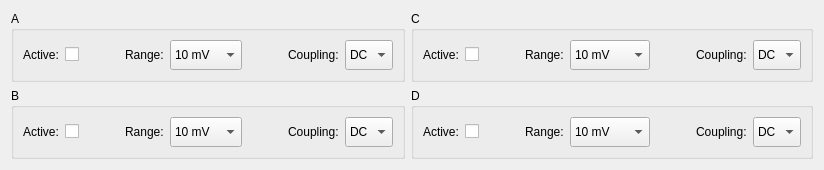
          <widget class="QWidget" name="ChannelSettings">
           <attribute name="title">
            <string>Channels</string>
           </attribute>
           <layout class="QGridLayout" name="gridLayout_9">
            <item row="1" column="0">
             <widget class="QGroupBox" name="ChannelB">
              <property name="sizePolicy">
               <sizepolicy hsizetype="Minimum" vsizetype="Preferred">
                <horstretch>0</horstretch>
                <verstretch>0</verstretch>
               </sizepolicy>
              </property>
              <property name="title">
               <string>B</string>
              </property>
              <layout class="QGridLayout" name="gridLayout_2">
               <item row="1" column="0">
                <widget class="QLabel" name="BActiveL">
                 <property name="text">
                  <string>Active:</string>
                 </property>
                </widget>
               </item>
               <item row="1" column="5">
                <spacer name="horizontalSpacer_12">
                 <property name="orientation">
                  <enum>Qt::Horizontal</enum>
                 </property>
                 <property name="sizeHint" stdset="0">
                  <size>
                   <width>40</width>
                   <height>20</height>
                  </size>
                 </property>
                </spacer>
               </item>
               <item row="1" column="3">
                <widget class="QLabel" name="BRangeL">
                 <property name="text">
                  <string>Range:</string>
                 </property>
                </widget>
               </item>
               <item row="1" column="7">
                <widget class="QComboBox" name="BCoupling">
                 <property name="maximumSize">
                  <size>
                   <width>16777215</width>
                   <height>30</height>
                  </size>
                 </property>
                 <property name="currentText">
                  <string>DC</string>
                 </property>
                 <item>
                  <property name="text">
                   <string>DC</string>
                  </property>
                 </item>
                 <item>
                  <property name="text">
                   <string>AC</string>
                  </property>
                 </item>
                </widget>
               </item>
               <item row="1" column="2">
                <spacer name="horizontalSpacer_11">
                 <property name="orientation">
                  <enum>Qt::Horizontal</enum>
                 </property>
                 <property name="sizeHint" stdset="0">
                  <size>
                   <width>40</width>
                   <height>20</height>
                  </size>
                 </property>
                </spacer>
               </item>
               <item row="1" column="1">
                <widget class="QCheckBox" name="BActive">
                 <property name="enabled">
                  <bool>true</bool>
                 </property>
                 <property name="text">
                  <string/>
                 </property>
                 <property name="tristate">
                  <bool>false</bool>
                 </property>
                </widget>
               </item>
               <item row="1" column="6">
                <widget class="QLabel" name="BCouplingL">
                 <property name="text">
                  <string>Coupling:</string>
                 </property>
                </widget>
               </item>
               <item row="1" column="4">
                <widget class="QComboBox" name="BRange">
                 <property name="minimumSize">
                  <size>
                   <width>0</width>
                   <height>30</height>
                  </size>
                 </property>
                 <property name="maximumSize">
                  <size>
                   <width>16777215</width>
                   <height>30</height>
                  </size>
                 </property>
                 <property name="currentText">
                  <string>10 mV</string>
                 </property>
                 <item>
                  <property name="text">
                   <string>10 mV</string>
                  </property>
                 </item>
                 <item>
                  <property name="text">
                   <string>20 mV</string>
                  </property>
                 </item>
                 <item>
                  <property name="text">
                   <string>50 mV</string>
                  </property>
                 </item>
                 <item>
                  <property name="text">
                   <string>100 mV</string>
                  </property>
                 </item>
                 <item>
                  <property name="text">
                   <string>200 mV</string>
                  </property>
                 </item>
                 <item>
                  <property name="text">
                   <string>500 mV</string>
                  </property>
                 </item>
                 <item>
                  <property name="text">
                   <string>1 V</string>
                  </property>
                 </item>
                 <item>
                  <property name="text">
                   <string>2 V</string>
                  </property>
                 </item>
                 <item>
                  <property name="text">
                   <string>5 V</string>
                  </property>
                 </item>
                 <item>
                  <property name="text">
                   <string>10 V</string>
                  </property>
                 </item>
                 <item>
                  <property name="text">
                   <string>20 V</string>
                  </property>
                 </item>
                </widget>
               </item>
              </layout>
             </widget>
            </item>
            <item row="0" column="0">
             <widget class="QGroupBox" name="ChannelA">
              <property name="sizePolicy">
               <sizepolicy hsizetype="Minimum" vsizetype="Preferred">
                <horstretch>0</horstretch>
                <verstretch>0</verstretch>
               </sizepolicy>
              </property>
              <property name="title">
               <string>A</string>
              </property>
              <layout class="QGridLayout" name="gridLayout">
               <item row="1" column="1">
                <widget class="QCheckBox" name="AActive">
                 <property name="enabled">
                  <bool>true</bool>
                 </property>
                 <property name="minimumSize">
                  <size>
                   <width>0</width>
                   <height>0</height>
                  </size>
                 </property>
                 <property name="text">
                  <string/>
                 </property>
                 <property name="iconSize">
                  <size>
                   <width>16</width>
                   <height>25</height>
                  </size>
                 </property>
                 <property name="checked">
                  <bool>false</bool>
                 </property>
                 <property name="tristate">
                  <bool>false</bool>
                 </property>
                </widget>
               </item>
               <item row="1" column="2">
                <spacer name="horizontalSpacer_7">
                 <property name="orientation">
                  <enum>Qt::Horizontal</enum>
                 </property>
                 <property name="sizeHint" stdset="0">
                  <size>
                   <width>40</width>
                   <height>20</height>
                  </size>
                 </property>
                </spacer>
               </item>
               <item row="1" column="5">
                <spacer name="horizontalSpacer_8">
                 <property name="orientation">
                  <enum>Qt::Horizontal</enum>
                 </property>
                 <property name="sizeHint" stdset="0">
                  <size>
                   <width>40</width>
                   <height>20</height>
                  </size>
                 </property>
                </spacer>
               </item>
               <item row="1" column="3">
                <widget class="QLabel" name="ARangeL">
                 <property name="text">
                  <string>Range:</string>
                 </property>
                </widget>
               </item>
               <item row="1" column="4">
                <widget class="QComboBox" name="ARange">
                 <property name="minimumSize">
                  <size>
                   <width>0</width>
                   <height>30</height>
                  </size>
                 </property>
                 <property name="maximumSize">
                  <size>
                   <width>100</width>
                   <height>30</height>
                  </size>
                 </property>
                 <property name="currentText">
                  <string>10 mV</string>
                 </property>
                 <item>
                  <property name="text">
                   <string>10 mV</string>
                  </property>
                 </item>
                 <item>
                  <property name="text">
                   <string>20 mV</string>
                  </property>
                 </item>
                 <item>
                  <property name="text">
                   <string>50 mV</string>
                  </property>
                 </item>
                 <item>
                  <property name="text">
                   <string>100 mV</string>
                  </property>
                 </item>
                 <item>
                  <property name="text">
                   <string>200 mV</string>
                  </property>
                 </item>
                 <item>
                  <property name="text">
                   <string>500 mV</string>
                  </property>
                 </item>
                 <item>
                  <property name="text">
                   <string>1 V</string>
                  </property>
                 </item>
                 <item>
                  <property name="text">
                   <string>2 V</string>
                  </property>
                 </item>
                 <item>
                  <property name="text">
                   <string>5 V</string>
                  </property>
                 </item>
                 <item>
                  <property name="text">
                   <string>10 V</string>
                  </property>
                 </item>
                 <item>
                  <property name="text">
                   <string>20 V</string>
                  </property>
                 </item>
                </widget>
               </item>
               <item row="1" column="6">
                <widget class="QLabel" name="ACouplingL">
                 <property name="text">
                  <string>Coupling:</string>
                 </property>
                </widget>
               </item>
               <item row="1" column="7">
                <widget class="QComboBox" name="ACoupling">
                 <property name="maximumSize">
                  <size>
                   <width>16777215</width>
                   <height>30</height>
                  </size>
                 </property>
                 <property name="currentText">
                  <string>DC</string>
                 </property>
                 <item>
                  <property name="text">
                   <string>DC</string>
                  </property>
                 </item>
                 <item>
                  <property name="text">
                   <string>AC</string>
                  </property>
                 </item>
                </widget>
               </item>
               <item row="1" column="0">
                <widget class="QLabel" name="AActiveL">
                 <property name="text">
                  <string>Active:</string>
                 </property>
                </widget>
               </item>
              </layout>
             </widget>
            </item>
            <item row="0" column="1">
             <widget class="QGroupBox" name="ChannelC">
              <property name="sizePolicy">
               <sizepolicy hsizetype="Minimum" vsizetype="Preferred">
                <horstretch>0</horstretch>
                <verstretch>0</verstretch>
               </sizepolicy>
              </property>
              <property name="title">
               <string>C</string>
              </property>
              <layout class="QGridLayout" name="gridLayout_4">
               <item row="1" column="3">
                <widget class="QLabel" name="CRangeL">
                 <property name="text">
                  <string>Range:</string>
                 </property>
                </widget>
               </item>
               <item row="1" column="5">
                <spacer name="horizontalSpacer_16">
                 <property name="orientation">
                  <enum>Qt::Horizontal</enum>
                 </property>
                 <property name="sizeHint" stdset="0">
                  <size>
                   <width>40</width>
                   <height>20</height>
                  </size>
                 </property>
                </spacer>
               </item>
               <item row="1" column="7">
                <widget class="QComboBox" name="CCoupling">
                 <property name="maximumSize">
                  <size>
                   <width>16777215</width>
                   <height>30</height>
                  </size>
                 </property>
                 <property name="currentText">
                  <string>DC</string>
                 </property>
                 <item>
                  <property name="text">
                   <string>DC</string>
                  </property>
                 </item>
                 <item>
                  <property name="text">
                   <string>AC</string>
                  </property>
                 </item>
                </widget>
               </item>
               <item row="1" column="1">
                <widget class="QCheckBox" name="CActive">
                 <property name="enabled">
                  <bool>true</bool>
                 </property>
                 <property name="text">
                  <string/>
                 </property>
                 <property name="tristate">
                  <bool>false</bool>
                 </property>
                </widget>
               </item>
               <item row="1" column="6">
                <widget class="QLabel" name="CCouplingL">
                 <property name="text">
                  <string>Coupling:</string>
                 </property>
                </widget>
               </item>
               <item row="1" column="2">
                <spacer name="horizontalSpacer_15">
                 <property name="orientation">
                  <enum>Qt::Horizontal</enum>
                 </property>
                 <property name="sizeHint" stdset="0">
                  <size>
                   <width>40</width>
                   <height>20</height>
                  </size>
                 </property>
                </spacer>
               </item>
               <item row="1" column="0">
                <widget class="QLabel" name="CActiveL">
                 <property name="text">
                  <string>Active:</string>
                 </property>
                </widget>
               </item>
               <item row="1" column="4">
                <widget class="QComboBox" name="CRange">
                 <property name="sizePolicy">
                  <sizepolicy hsizetype="Preferred" vsizetype="Fixed">
                   <horstretch>0</horstretch>
                   <verstretch>0</verstretch>
                  </sizepolicy>
                 </property>
                 <property name="minimumSize">
                  <size>
                   <width>80</width>
                   <height>30</height>
                  </size>
                 </property>
                 <property name="maximumSize">
                  <size>
                   <width>16777215</width>
                   <height>30</height>
                  </size>
                 </property>
                 <property name="currentText">
                  <string>10 mV</string>
                 </property>
                 <item>
                  <property name="text">
                   <string>10 mV</string>
                  </property>
                 </item>
                 <item>
                  <property name="text">
                   <string>20 mV</string>
                  </property>
                 </item>
                 <item>
                  <property name="text">
                   <string>50 mV</string>
                  </property>
                 </item>
                 <item>
                  <property name="text">
                   <string>100 mV</string>
                  </property>
                 </item>
                 <item>
                  <property name="text">
                   <string>200 mV</string>
                  </property>
                 </item>
                 <item>
                  <property name="text">
                   <string>500 mV</string>
                  </property>
                 </item>
                 <item>
                  <property name="text">
                   <string>1 V</string>
                  </property>
                 </item>
                 <item>
                  <property name="text">
                   <string>2 V</string>
                  </property>
                 </item>
                 <item>
                  <property name="text">
                   <string>5 V</string>
                  </property>
                 </item>
                 <item>
                  <property name="text">
                   <string>10 V</string>
                  </property>
                 </item>
                 <item>
                  <property name="text">
                   <string>20 V</string>
                  </property>
                 </item>
                </widget>
               </item>
              </layout>
             </widget>
            </item>
            <item row="1" column="1">
             <widget class="QGroupBox" name="ChannelD">
              <property name="sizePolicy">
               <sizepolicy hsizetype="Minimum" vsizetype="Preferred">
                <horstretch>0</horstretch>
                <verstretch>0</verstretch>
               </sizepolicy>
              </property>
              <property name="title">
               <string>D</string>
              </property>
              <layout class="QGridLayout" name="gridLayout_5">
               <item row="1" column="3">
                <widget class="QLabel" name="DRangeL">
                 <property name="text">
                  <string>Range:</string>
                 </property>
                </widget>
               </item>
               <item row="1" column="4">
                <widget class="QComboBox" name="DRange">
                 <property name="minimumSize">
                  <size>
                   <width>80</width>
                   <height>30</height>
                  </size>
                 </property>
                 <property name="maximumSize">
                  <size>
                   <width>16777215</width>
                   <height>30</height>
                  </size>
                 </property>
                 <property name="currentText">
                  <string>10 mV</string>
                 </property>
                 <item>
                  <property name="text">
                   <string>10 mV</string>
                  </property>
                 </item>
                 <item>
                  <property name="text">
                   <string>20 mV</string>
                  </property>
                 </item>
                 <item>
                  <property name="text">
                   <string>50 mV</string>
                  </property>
                 </item>
                 <item>
                  <property name="text">
                   <string>100 mV</string>
                  </property>
                 </item>
                 <item>
                  <property name="text">
                   <string>200 mV</string>
                  </property>
                 </item>
                 <item>
                  <property name="text">
                   <string>500 mV</string>
                  </property>
                 </item>
                 <item>
                  <property name="text">
                   <string>1 V</string>
                  </property>
                 </item>
                 <item>
                  <property name="text">
                   <string>2 V</string>
                  </property>
                 </item>
                 <item>
                  <property name="text">
                   <string>5 V</string>
                  </property>
                 </item>
                 <item>
                  <property name="text">
                   <string>10 V</string>
                  </property>
                 </item>
                 <item>
                  <property name="text">
                   <string>20 V</string>
                  </property>
                 </item>
                </widget>
               </item>
               <item row="1" column="2">
                <spacer name="horizontalSpacer_19">
                 <property name="orientation">
                  <enum>Qt::Horizontal</enum>
                 </property>
                 <property name="sizeHint" stdset="0">
                  <size>
                   <width>40</width>
                   <height>20</height>
                  </size>
                 </property>
                </spacer>
               </item>
               <item row="1" column="6">
                <widget class="QLabel" name="DCouplingL">
                 <property name="text">
                  <string>Coupling:</string>
                 </property>
                </widget>
               </item>
               <item row="1" column="1">
                <widget class="QCheckBox" name="DActive">
                 <property name="enabled">
                  <bool>true</bool>
                 </property>
                 <property name="text">
                  <string/>
                 </property>
                 <property name="tristate">
                  <bool>false</bool>
                 </property>
                </widget>
               </item>
               <item row="1" column="5">
                <spacer name="horizontalSpacer_20">
                 <property name="orientation">
                  <enum>Qt::Horizontal</enum>
                 </property>
                 <property name="sizeHint" stdset="0">
                  <size>
                   <width>40</width>
                   <height>20</height>
                  </size>
                 </property>
                </spacer>
               </item>
               <item row="1" column="7">
                <widget class="QComboBox" name="DCoupling">
                 <property name="maximumSize">
                  <size>
                   <width>16777215</width>
                   <height>30</height>
                  </size>
                 </property>
                 <property name="currentText">
                  <string>DC</string>
                 </property>
                 <item>
                  <property name="text">
                   <string>DC</string>
                  </property>
                 </item>
                 <item>
                  <property name="text">
                   <string>AC</string>
                  </property>
                 </item>
                </widget>
               </item>
               <item row="1" column="0">
                <widget class="QLabel" name="DActiveL">
                 <property name="text">
                  <string>Active:</string>
                 </property>
                </widget>
               </item>
              </layout>
             </widget>
            </item>
           </layout>
          </widget>
